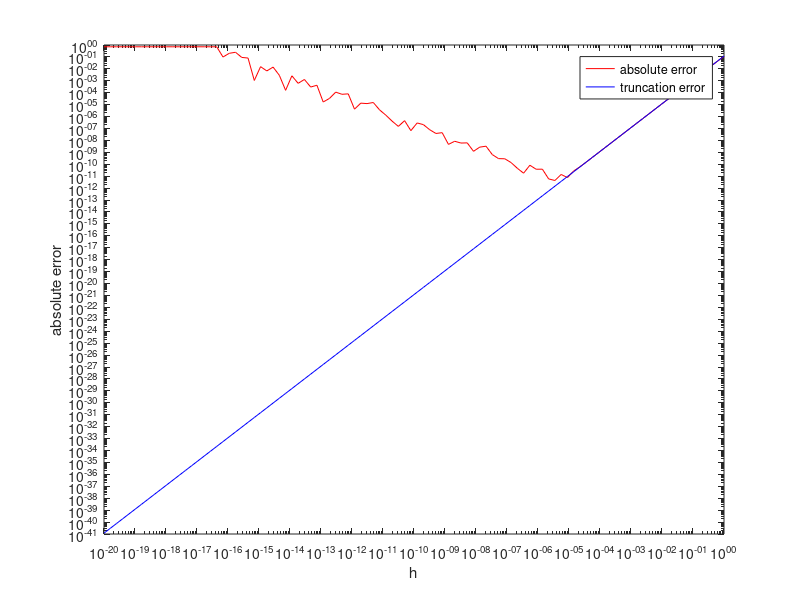

MATLAB code to generate this figure:
% Q2 d 
clear all 
h = logspace(-20,0,100) % provided during TUT 

x0 = pi/4; 
der = cos(x0);
dydxapprox = (sin(x0+h)-sin(x0-h))./ (2*h); 

abs_error = abs(der - dydxapprox); %difference btw der. and approx method 
truncation_error = abs(cos(x0))*h.^2/6; % get from abs error 

clf 
figure(1)
loglog(h,abs_error,'r')
hold on 
figure(1)
loglog(h,truncation_error,'b')

xlabel('h')
ylabel('absolute error')

legend('absolute error','truncation error')

%2 e 
% after observed two plots, i believe that dydx_central_approx method gives 
% the smaller error because at the same x(means h) value, the central method 
% would has a much smaller y (error) value. For example, at x=5.591e-06, 
% there is y=1.977e-6 on dydx_approx graph while y=3.684e-12 on
% dydx_central graph which is much smaller. 